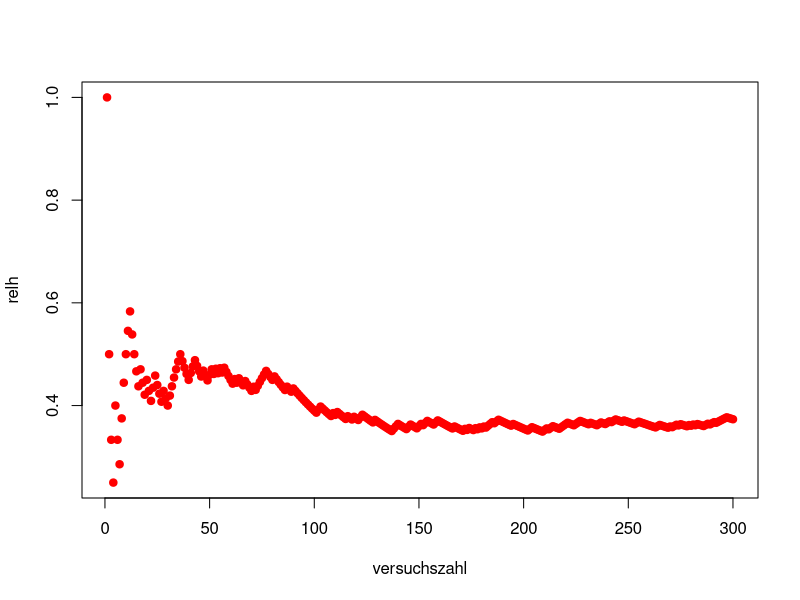
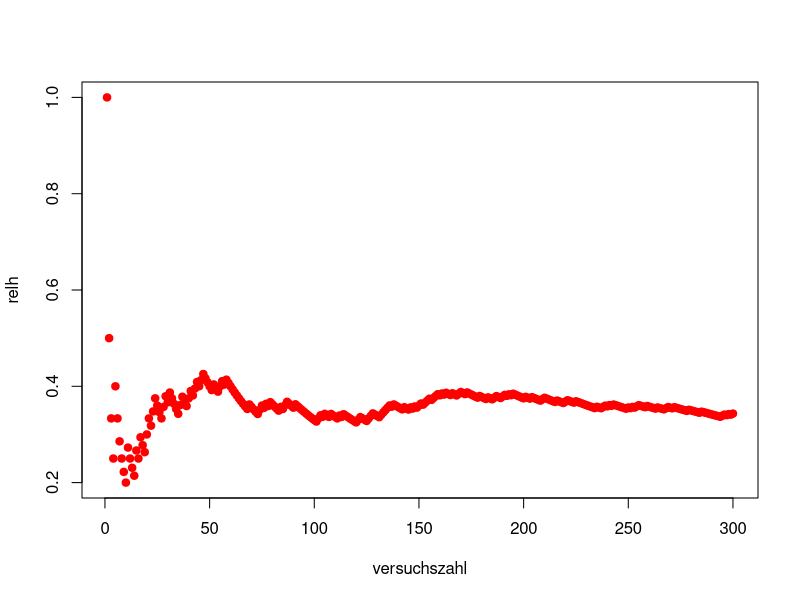
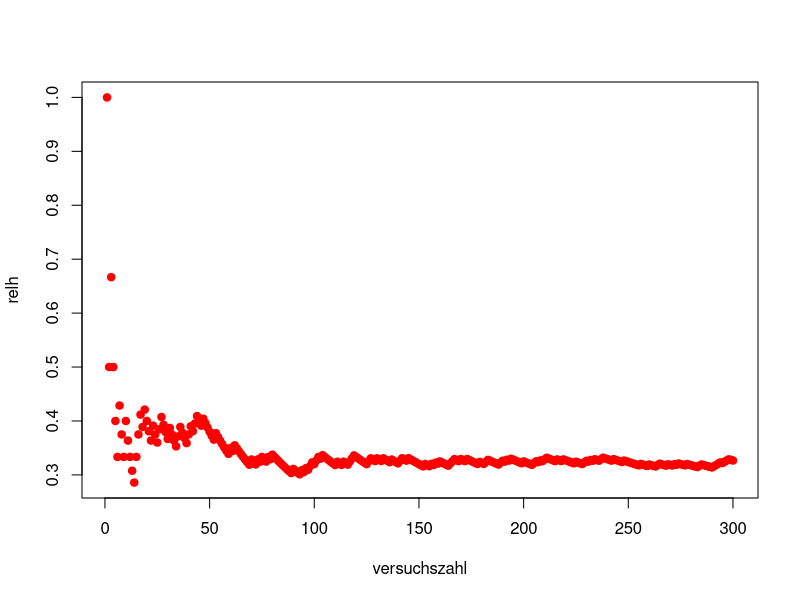
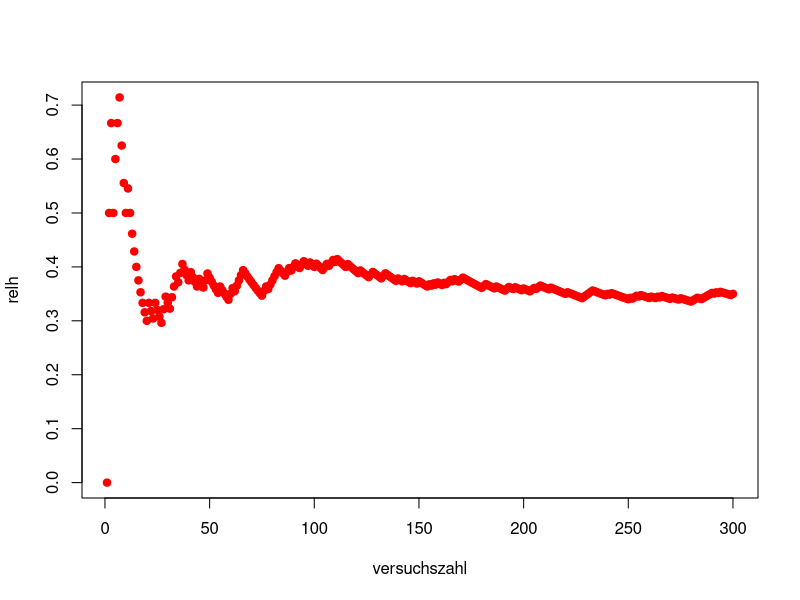
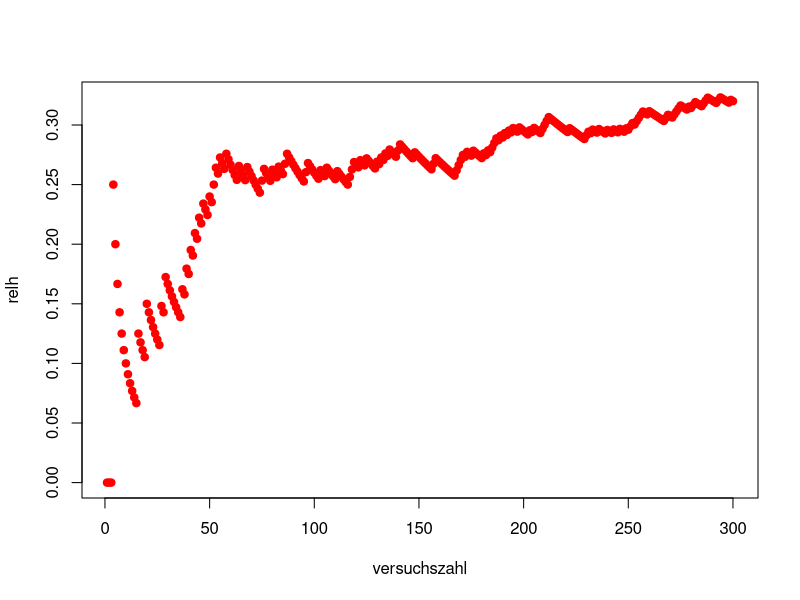

The R script that drew these images, in order:
## ---- chunk 1
f1 <- function (x) {
  s <- sum(x)
  n <- length(x)
  ## Rueckgabewert arithmetisches Mittel 
  s/n
}
## ---- chunk 2
x <- c(12,4,13,77)
f1(x)
### pruefen mit mean(x), ob die obige Definition ein korrektes Ergebnis liefert. 
mean(x)
## ---- chunk 3
## Bezeichnung: DIe folgende Funktion "note4bg" liefert 
## eine Note für die Bestehensgrenze
note4bg <- function (ps,b) {
  # Parameter ps: ist eine prozentuale Punktesumme in der Klausur zwischen 0 und 100
  # Parameter b: ist die Bestehensgrenze von der Klausur, die zwischen 0 und 100 liegt
  # g5 ist die Grenze, ab der man noch eine 5 bekommt
  g5 <- b/2
  # g4 ist die Bestehensrenze, ab der man noch eine 4 bekommt
  g4 <- b
  # pschritt ist die prozentuale Schrittweite, ab der man eine besser Note bekommt
  pschritt <- (100 - b)/4
  # man muss durch 4 teilen, weil wir die Noten oberhalb der Bestehensgrenze 
  # zwischen 4 und 1 festlegen muessen. 
  g3 <- b + 1 * pschritt
  # g3 ist die Bestehensrenze, ab der man noch eine 3 bekommt
  g2 <- b + 2 * pschritt
  # g2 ist die Bestehensrenze, ab der man noch eine 2 bekommt
  g1 <- b + 3 * pschritt
  # g1 ist die Bestehensrenze, ab der man noch eine 1 bekommt
  # y ist der Notenvektor rep repliziert die Zahl 0
  # in einen Vektor mit length(ps) Kompenten
  y <- rep(0, length(ps))
  pos <- 1 
  ## Falls die erste Zeile in der Klausurtabelle die maximale Punktzahl der jeweiligen 
  ## Aufgabe angibt, muss pos auf 2 setzen. 
  while (pos <= length(ps)) {
    y[pos] <- if (ps[pos] < g5)  {
        6  
      } else {
        if (ps[pos] < g4) {
          5
        } else {
          if (ps[pos] < g3) {
            4
          } else {
            if (ps[pos] < g2) {
              3
            } else {
              if (ps[pos] < g1) {
                2
              } else {
                1
              }
            }
          }
        }
      }
      pos <- pos +1
  }

  ## Rueckgabewert Notenvektor y 
  y
}

x <- c(93,56,34)
note4bg(x,50)
x2 <- c(13,16,54,23,69)

note4bg(x2,15)
## ---- chunk 4
sniveau <- function (ps,sn) {
    ## sn ist die Anzahl der Schwierigkeitsniveaus 
    ## sn <- 5 bedeutet, dass 100% in 5 Schwierigkeitsniveaus 
    ## aequidistant zerlegt werden, d.h. [0,20),[20,40), [40,60), [80,100]
  
    niv4p <- rep(0, length(ps))

    pschritt <- 100 /sn

    pos <- 1

    while (pos <= length(ps)) {
      niv4p[pos] = 1;
      niv  <- 1
      while (niv <= sn) {
        ### Hier folgt die Niveauberechnung
        niv4oben  <- 100 - (niv-1) * pschritt
        niv4unten <- 100 -  niv    * pschritt
        if ((ps[pos] >= niv4unten) & (ps[pos] < niv4oben)) {
          niv4p[pos] <- niv
          print(paste("Punkte:",ps[pos]," Niveau: ",niv4unten,"-",niv4oben,"  niv4p[",pos,"]=",niv4p[pos]))
        }
        ### nächstes Niveau testen
        niv  <- niv + 1
      }
      if ((niv4p[pos] == 1) & (ps[pos] >= 100)) {
          print(paste("Punkte:",ps[pos],"Niveau: >=100  niv4p[",pos,"]=",niv4p[pos]))
      };
      # naechste Klausur
      pos <- pos + 1

    }
    ### Rückgabewert: Niveauvektor y
    niv4p
}

x3 <- c(23,15,99,79,62,12) # Prozent der Gesamtpunktzahl

sniveau(x3,5)
## ---- chunk 5
  A <- matrix(c(1,2,7, 4,5,6, 2,6,12), ncol=3)
    x <- c(0.8,0.1,0.9)
    b = A %*% x
    A
    #x
    #b
nv1 <- 1/( sum(A[,1]) ) * A[,1]
nv2 <- 1/( sum(A[,2]) ) * A[,2]
nv3 <- 1/( sum(A[,3]) ) * A[,3]

normA <- A
normA[,1] <- nv1  
normA[,2] <- nv2
normA[,3] <- nv3  

A
normA

#nv
#sum(nv)

#A[,2] <- nv
#A


## ---- chunk 6
# Manzahl  <- matrix(c(1,2,7, 4,5,6, 2,6,12), ncol=3)
# Mrichtig <- matrix(c(0,2,3, 4,1,2, 2,2,5), ncol=3)
# Mrelativ <- Mrichtig/Manzahl 

Aanzahl  <- c(2,5,9)
Arichtig <- c(2,1,8)
Afalsch <- Aanzahl - Arichtig
Afalsch
Arelativ <- Arichtig/Aanzahl

## ---- chunk 7
aniveau <- c(1,3,2,2,3,1)
aufgaben4niv <- c("Dies ist der Text für Niveau 1","Diese Aufgabe ist mittelschwer","Diese Aufgabe gibt die meisten und explizitesten Hilfen")
folgeaufgabe <- aniveau
pos <-1 
while (pos <= length(aniveau)) { 
  folgeaufgabe[pos] <- aufgaben4niv[aniveau[pos]]
  pos <- pos + 1
}
aniveau
folgeaufgabe

# Aufgabe für Schüler 3
folgeaufgabe[3]
## ---- chunk 8
# Versuchanzahl n
n <- 300
pos <- 3
# Theoretische Wahrscheinlichkeit p
tp <- 1/3
# Erzeugen eines Vektors mit vordefinierte Werten 
vr <- 5
## Vektor mit den Versuchszahlen erzeugen als x-Achse
versuchszahl <- 1:n
# versuchszahl
for (versuchsreihe in 1:vr) {
  vec_zz <- runif(n) 
  vec01   <- ifelse(vec_zz < tp, 1, 0)
  ## Nullvektoren für absolute und relative Häufigkeit initialisieren
  absh <- rep(0, n) 
  relh <- rep(0, n)
  # Vektor aus Zufallszahlen
  vectext <- ifelse(vec_zz < tp, "Treffer", "Niete")
  for (versuche in 1:n) {
    for (v in 1:versuche) {
        absh[versuche] <- absh[versuche] + vec01[v] 
    }
    ### relative Häufigkeit berechnen
    relh[versuche] <- absh[versuche]/versuche
  }
  plot(versuchszahl, relh, pch = 19, col = "red")
}
vec01
absh
relh
vectext
## ---- chunk 9
n <- 10
punkte_prozentual <- round(runif(n)*100) 
punkte_prozentual <- runif(n)*100 
feedbacksuper <- ifelse(
                   (punkte_prozentual > 80) & 
                   (punkte_prozentual <= 100), "super gemacht","")
feedbackgut <- ifelse(
                   ((punkte_prozentual > 50) & 
                   (punkte_prozentual <= 80)), "gut gemacht", "")
feedback <- paste(feedbacksuper,feedbackgut,sep="")

punkte_prozentual
feedback
## ---- chunk 10
a <- c(1,2,3,4,5)
a
b<-append(a,6)
b

## Erzeugen eines leeren Vektors, der die Würfelsequenz enthält
wurfsequenz <- numeric()

wuerfelwurf <- 0
while (wuerfelwurf < 6) {
  wuerfelwurf <- floor(6*runif(1)) + 1
  if (wuerfelwurf <= 6) {
    wurfsequenz <- append(wurfsequenz,wuerfelwurf) 
  }
} 
wurfsequenz
